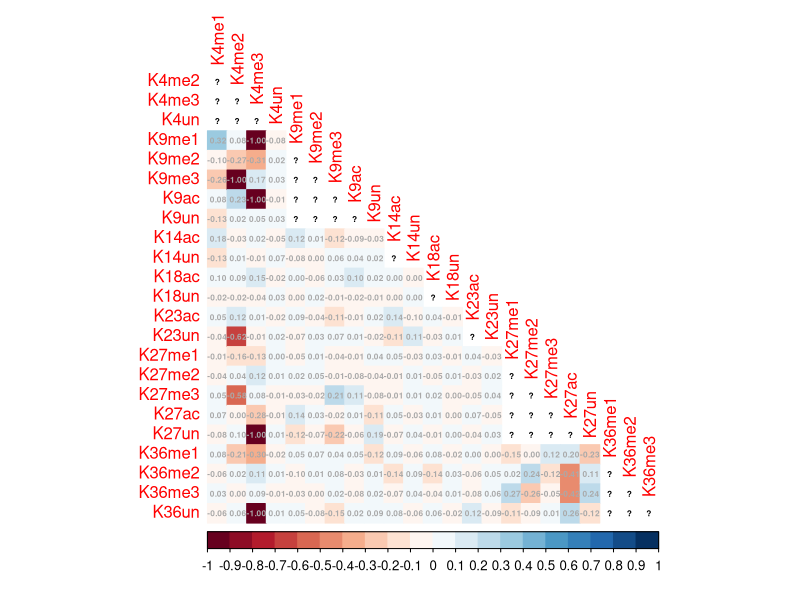
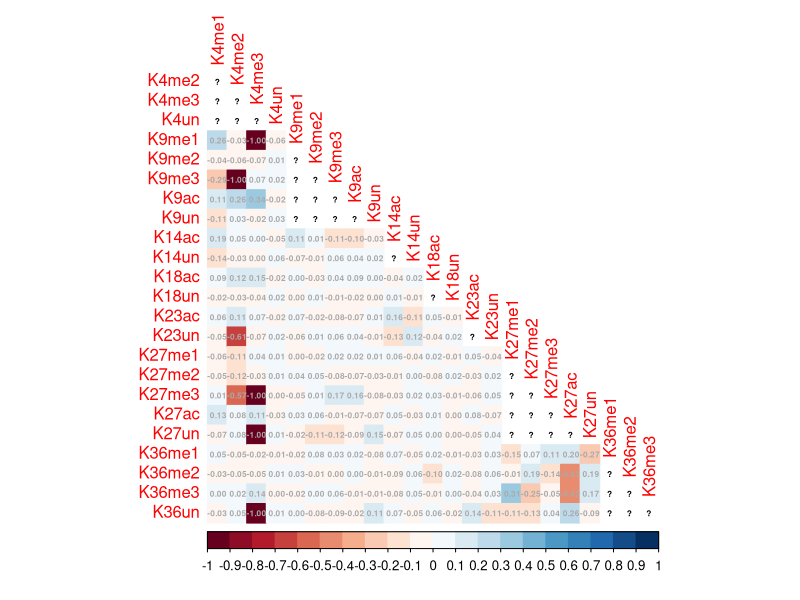
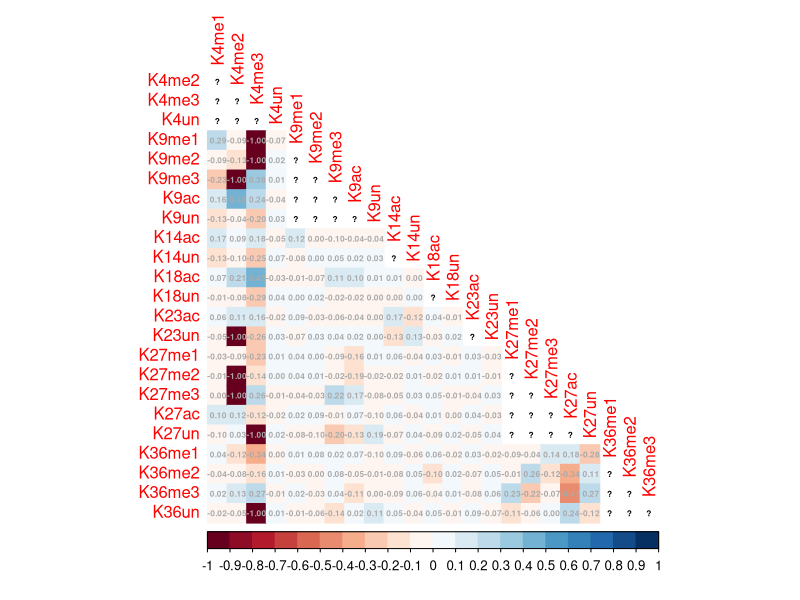
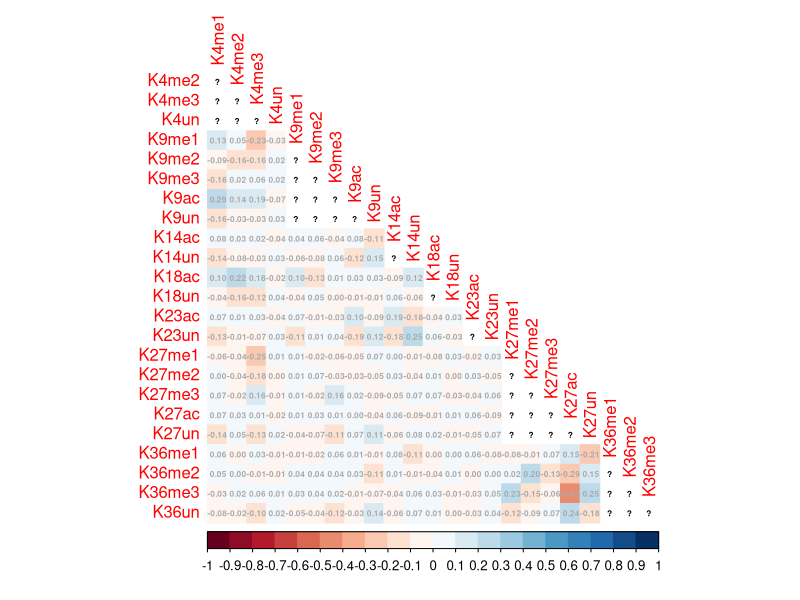
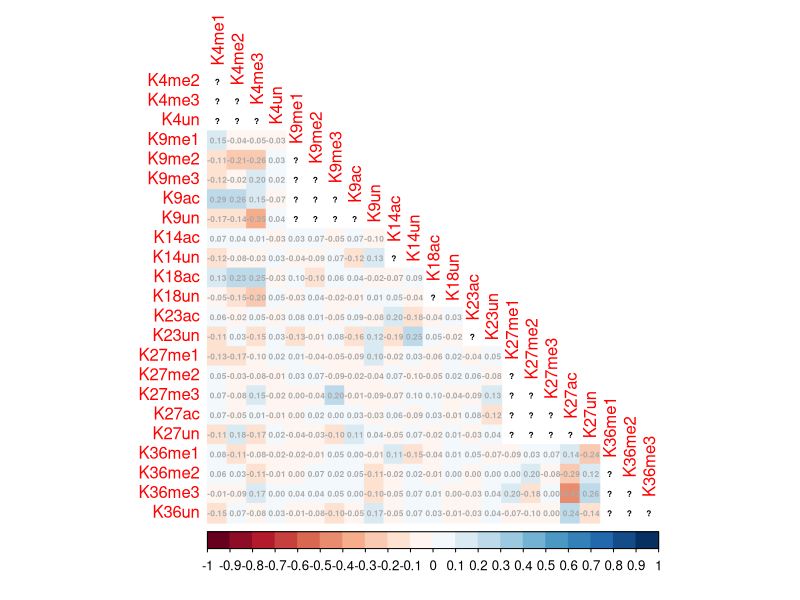
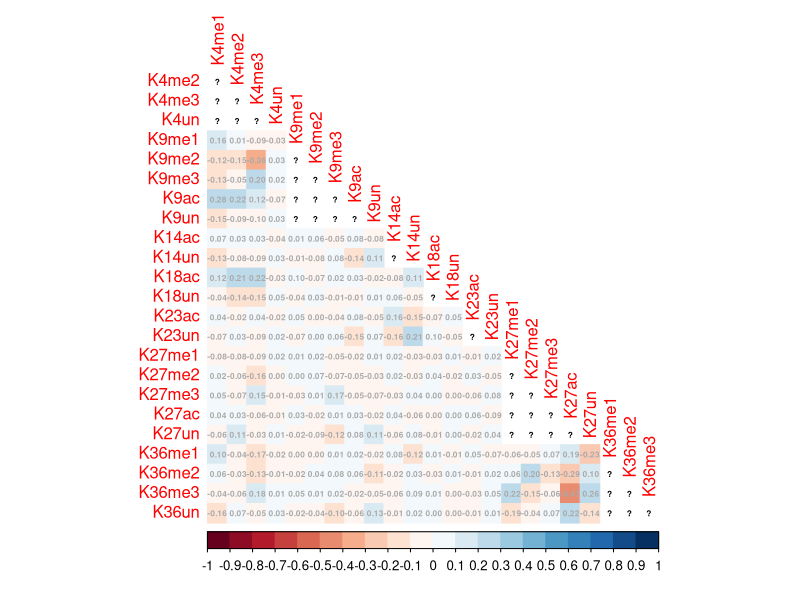

Generate these figures, in order, with R:
# load libraries
library(readxl)
library(tidyverse)
library(corrplot)


# import H31 data cleaned in excel
interplay1_1 <- read_excel("data/H31_interplay_matrices.xlsx", 
                           sheet = "Sheet1", col_names = FALSE)
View(interplay1_1)


interplay1_2 <- read_excel("data/H31_interplay_matrices.xlsx", 
                           sheet = "Sheet2", col_names = FALSE)
View(interplay1_2)


interplay1_3 <- read_excel("data/H31_interplay_matrices.xlsx", 
                           sheet = "Sheet3", col_names = FALSE)
View(interplay1_3)


interplay2_1 <- read_excel("data/H31_interplay_matrices.xlsx", 
                           sheet = "Sheet4", col_names = FALSE)
View(interplay2_1)


interplay2_2 <- read_excel("data/H31_interplay_matrices.xlsx", 
                           sheet = "Sheet5", col_names = FALSE)
View(interplay2_2)


interplay2_3 <- read_excel("data/H31_interplay_matrices.xlsx", 
                           sheet = "Sheet6", col_names = FALSE)
View(interplay2_3)



# cpnvert df to matrix for corrplot input
h31_interplay1_1 <- as.matrix(interplay1_1)

h31_interplay1_2 <- as.matrix(interplay1_2)

h31_interplay1_3 <- as.matrix(interplay1_3)

h31_interplay2_1 <- as.matrix(interplay2_1)

h31_interplay2_2 <- as.matrix(interplay2_2)

h31_interplay2_3 <- as.matrix(interplay2_3)



# names for rows and columns
groupnames <- c("K4me1", "K4me2", "K4me3", "K4un", "K9me1", "K9me2", "K9me3", "K9ac", "K9un", "K14ac", "K14un", "K18ac", "K18un", "K23ac",  "K23un", "K27me1", "K27me2", "K27me3", "K27ac", "K27un", "K36me1", "K36me2", "K36me3", "K36un")
row.names(h31_interplay1_1) <- groupnames
colnames(h31_interplay1_1) <- groupnames

row.names(h31_interplay1_2) <- groupnames
colnames(h31_interplay1_2) <- groupnames

row.names(h31_interplay1_3) <- groupnames
colnames(h31_interplay1_3) <- groupnames

row.names(h31_interplay2_1) <- groupnames
colnames(h31_interplay2_1) <- groupnames

row.names(h31_interplay2_2) <- groupnames
colnames(h31_interplay2_2) <- groupnames

row.names(h31_interplay2_3) <- groupnames
colnames(h31_interplay2_3) <- groupnames



# corrplot for all loaded matrices

# plot corrplot for h31_interplay1_1
corrplot(h31_interplay1_1, # specify matrix
         method = 'color' , # shape in each cell
         type = 'lower', # plot only lower half
         diag = FALSE, # remove diagonal with perfect correlation 
         col = COL2('RdBu', 20), # color scheme
         addCoef.col = "dark grey", # font color
         number.cex = 0.50) # text size


# plot corrplot for h31_interplay1_2
corrplot(h31_interplay1_2, # specify matrix
         method = 'color' , # shape in each cell
         type = 'lower', # plot only lower half
         diag = FALSE, # remove diagonal with perfect correlation 
         col = COL2('RdBu', 20), # color scheme
         addCoef.col = "dark grey", # font color
         number.cex = 0.50) # text size


# plot corrplot for h31_interplay1_3
corrplot(h31_interplay1_3, # specify matrix
         method = 'color' , # shape in each cell
         type = 'lower', # plot only lower half
         diag = FALSE, # remove diagonal with perfect correlation 
         col = COL2('RdBu', 20), # color scheme
         addCoef.col = "dark grey", # font color
         number.cex = 0.50) # text size


# plot corrplot for h31_interplay2_1
corrplot(h31_interplay2_1, # specify matrix
         method = 'color' , # shape in each cell
         type = 'lower', # plot only lower half
         diag = FALSE, # remove diagonal with perfect correlation 
         col = COL2('RdBu', 20), # color scheme
         addCoef.col = "dark grey", # font color
         number.cex = 0.50) # text size


# plot corrplot for h31_interplay2_2
corrplot(h31_interplay2_2, # specify matrix
         method = 'color' , # shape in each cell
         type = 'lower', # plot only lower half
         diag = FALSE, # remove diagonal with perfect correlation 
         col = COL2('RdBu', 20), # color scheme
         addCoef.col = "dark grey", # font color
         number.cex = 0.50) # text size


# plot corrplot for h31_interplay2_3
corrplot(h31_interplay2_3, # specify matrix
         method = 'color' , # shape in each cell
         type = 'lower', # plot only lower half
         diag = FALSE, # remove diagonal with perfect correlation 
         col = COL2('RdBu', 20), # color scheme
         addCoef.col = "dark grey", # font color
         number.cex = 0.50) # text size

